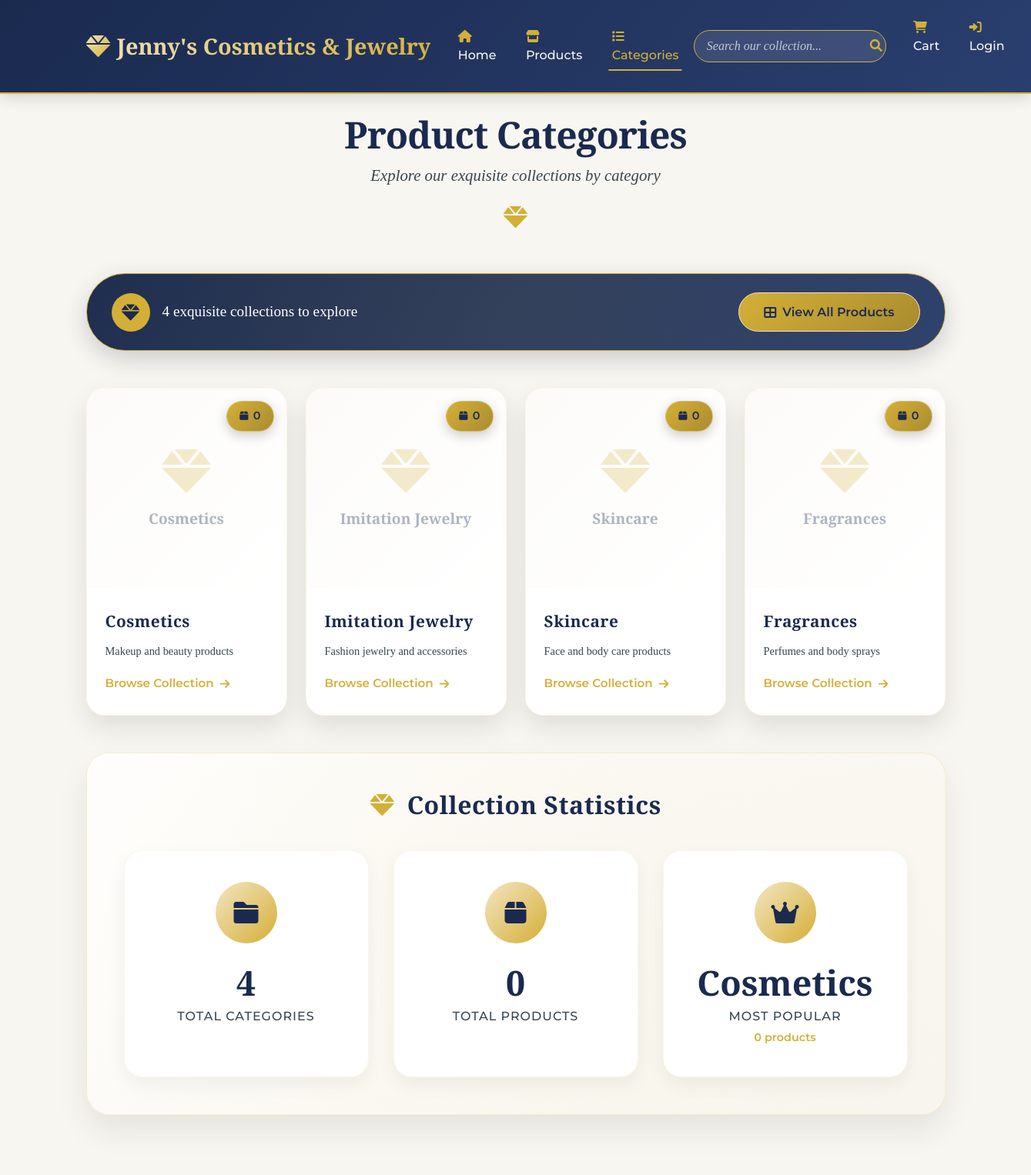
The app's page /categories.php (upper part), older data.
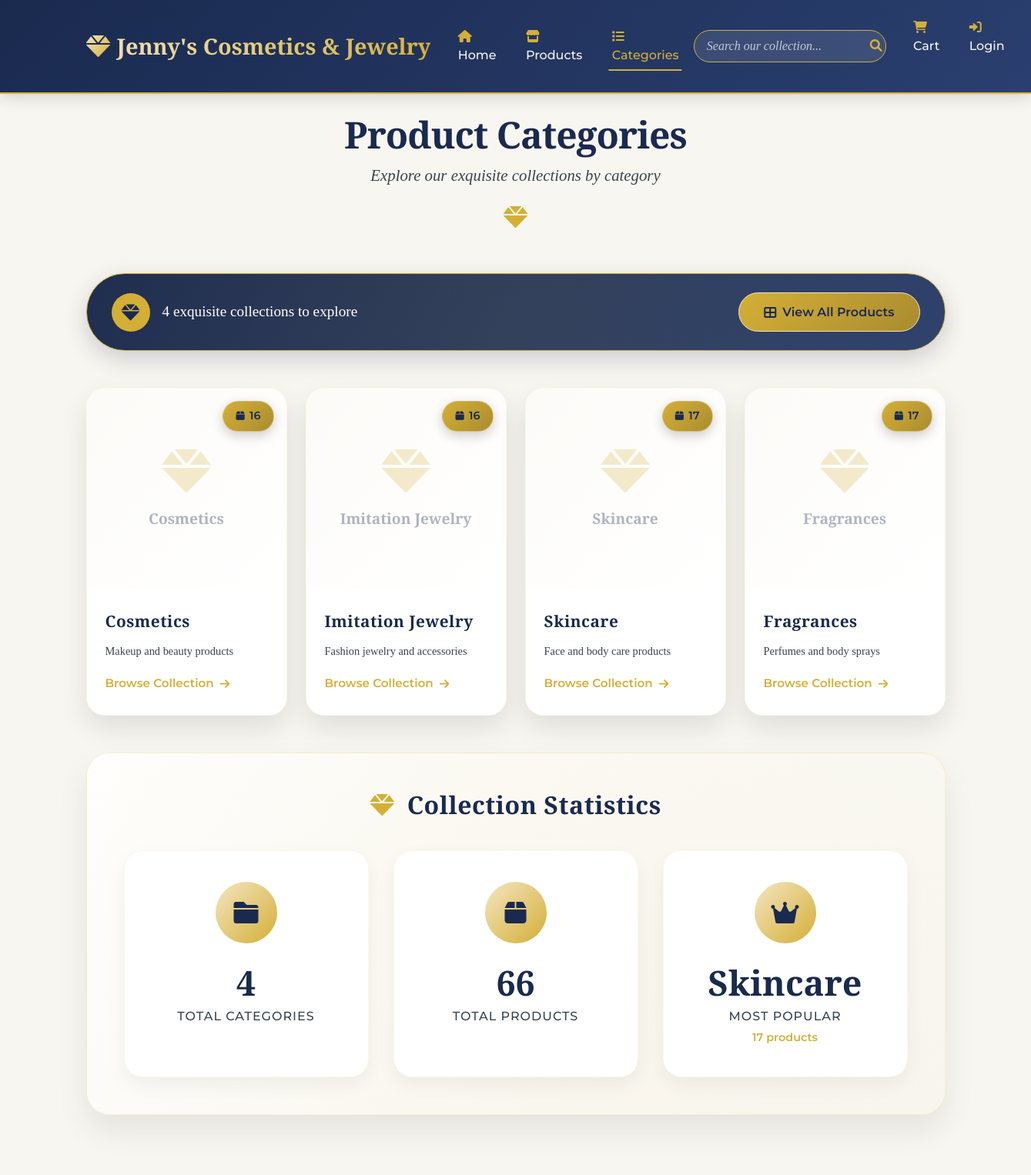
The same page, newer data.
### tables this page shows
CREATE TABLE `categories` (
  `category_id` int(11) NOT NULL,
  `category_name` varchar(100) NOT NULL,
  `description` text DEFAULT NULL,
  `parent_category_id` int(11) DEFAULT NULL,
  `image_url` varchar(255) DEFAULT NULL,
  `display_order` int(11) DEFAULT 0,
  `is_active` tinyint(1) DEFAULT 1,
  `created_at` timestamp NOT NULL DEFAULT current_timestamp(),
  `updated_at` timestamp NOT NULL DEFAULT current_timestamp() ON UPDATE current_timestamp()
);

### categories.php (the view, shortened to what the changed rows need)
<?php
require_once 'config/database.php';
$categories_query = "SELECT c.*,
                     (SELECT COUNT(*) FROM products p
                      WHERE p.category_id = c.category_id AND p.is_active = 1) as product_count
                     FROM categories c
                     WHERE c.is_active = 1
                     ORDER BY c.display_order, c.category_name";
$categories_result = mysqli_query($connection, $categories_query);
$categories = [];
if ($categories_result) {
    while ($category = mysqli_fetch_assoc($categories_result)) {
        $categories[] = $category;
    }
}
include 'includes/header.php';
?>
<div class="page-header text-center mb-5" data-aos="fade-up">
    <h1 class="page-title">Product Categories</h1>
</div>
<?php if (empty($categories)): ?>
<div class="row">
    <div class="col-12">
        <div class="no-categories" data-aos="fade-up">
            <div class="no-categories-icon">
                <i class="fas fa-gem"></i>
            </div>
            <h3>No Collections Available</h3>
            <p>Our categories are being curated with care. Please check back soon.</p>
            <a href="index.php" class="btn-luxury-outline">
                <i class="fas fa-home me-2"></i>Back to Home
            </a>
        </div>
    </div>
</div>
<?php else: ?>
<div class="row g-4">
    <?php foreach ($categories as $index => $category): ?>
    <div class="col-md-6 col-lg-3" data-aos="fade-up" data-aos-delay="<?php echo $index * 50; ?>">
        <div class="category-card-luxury">
            <div class="category-image-wrapper">
                <?php if ($category['image_url']): ?>
                <div class="category-image">
                    <img src="<?php echo $category['image_url']; ?>"
                         alt="<?php echo htmlspecialchars($category['category_name']); ?>">
                    <div class="category-overlay">
                        <a href="products.php?category=<?php echo $category['category_id']; ?>"
                           class="btn-explore">
                            <i class="fas fa-eye"></i>
                            Explore
                        </a>
                    </div>
                </div>
                <?php else: ?>
                <div class="category-image placeholder">
                    <div class="placeholder-content">
                        <i class="fas fa-gem"></i>
                        <span><?php echo htmlspecialchars($category['category_name']); ?></span>
                    </div>
                </div>
                <?php endif; ?>
                <span class="product-count-badge">
                    <i class="fas fa-box"></i>
                    <?php echo $category['product_count']; ?>
                </span>
            </div>
            <div class="category-info">
                <h3 class="category-title">
                    <a href="products.php?category=<?php echo $category['category_id']; ?>">
                        <?php echo htmlspecialchars($category['category_name']); ?>
                    </a>
                </h3>
                <?php if (!empty($category['description'])): ?>
                <p class="category-description">
                    <?php echo substr(htmlspecialchars($category['description']), 0, 80); ?>
                </p>
                <?php endif; ?>
                <div class="category-footer">
                    <a href="products.php?category=<?php echo $category['category_id']; ?>"
                       class="category-link">
                        <span>Browse Collection</span>
                        <i class="fas fa-arrow-right"></i>
                    </a>
                </div>
            </div>
        </div>
    </div>
    <?php endforeach; ?>
</div>
<?php endif; ?>
<div class="row mt-5">
    <div class="col-12">
        <div class="stats-card" data-aos="fade-up">
            <div class="stats-grid-large">
                <div class="stat-item-large">
                    <div class="stat-content">
                        <?php
                        $total_products_query = "SELECT COUNT(*) as total FROM products WHERE is_active = 1";
                        $total_products_result = mysqli_query($connection, $total_products_query);
                        $total_products = mysqli_fetch_assoc($total_products_result)['total'];
                        ?>
                        <span class="stat-value"><?php echo $total_products; ?></span>
                        <span class="stat-label">Total Products</span>
                    </div>
                </div>
                <div class="stat-item-large">
                    <div class="stat-content">
                        <?php
                        $top_category_query = "SELECT c.category_name, COUNT(p.product_id) as product_count
                                               FROM categories c
                                               LEFT JOIN products p ON c.category_id = p.category_id AND p.is_active = 1
                                               GROUP BY c.category_id
                                               ORDER BY product_count DESC
                                               LIMIT 1";
                        $top_category_result = mysqli_query($connection, $top_category_query);
                        $top_category = mysqli_fetch_assoc($top_category_result);
                        ?>
                        <span class="stat-value"><?php echo $top_category['category_name'] ?? 'N/A'; ?></span>
                        <span class="stat-label">Most Popular</span>
                        <span class="stat-sub"><?php echo $top_category['product_count'] ?? 0; ?> products</span>
                    </div>
                </div>
            </div>
        </div>
    </div>
</div>
<?php
include 'includes/footer.php';
?>

Row changes from the older to the newer data that the page shows:
changed categories "Cosmetics": product_count "0" → "16"
changed categories "Imitation Jewelry": product_count "0" → "16"
changed categories "Skincare": product_count "0" → "17"
changed categories "Fragrances": product_count "0" → "17"
Text that changed along with them:
$total_products: "0" → "66"
$top_category['category_name']: "Cosmetics" → "Skincare"
$top_category['product_count']: "0" → "17"
